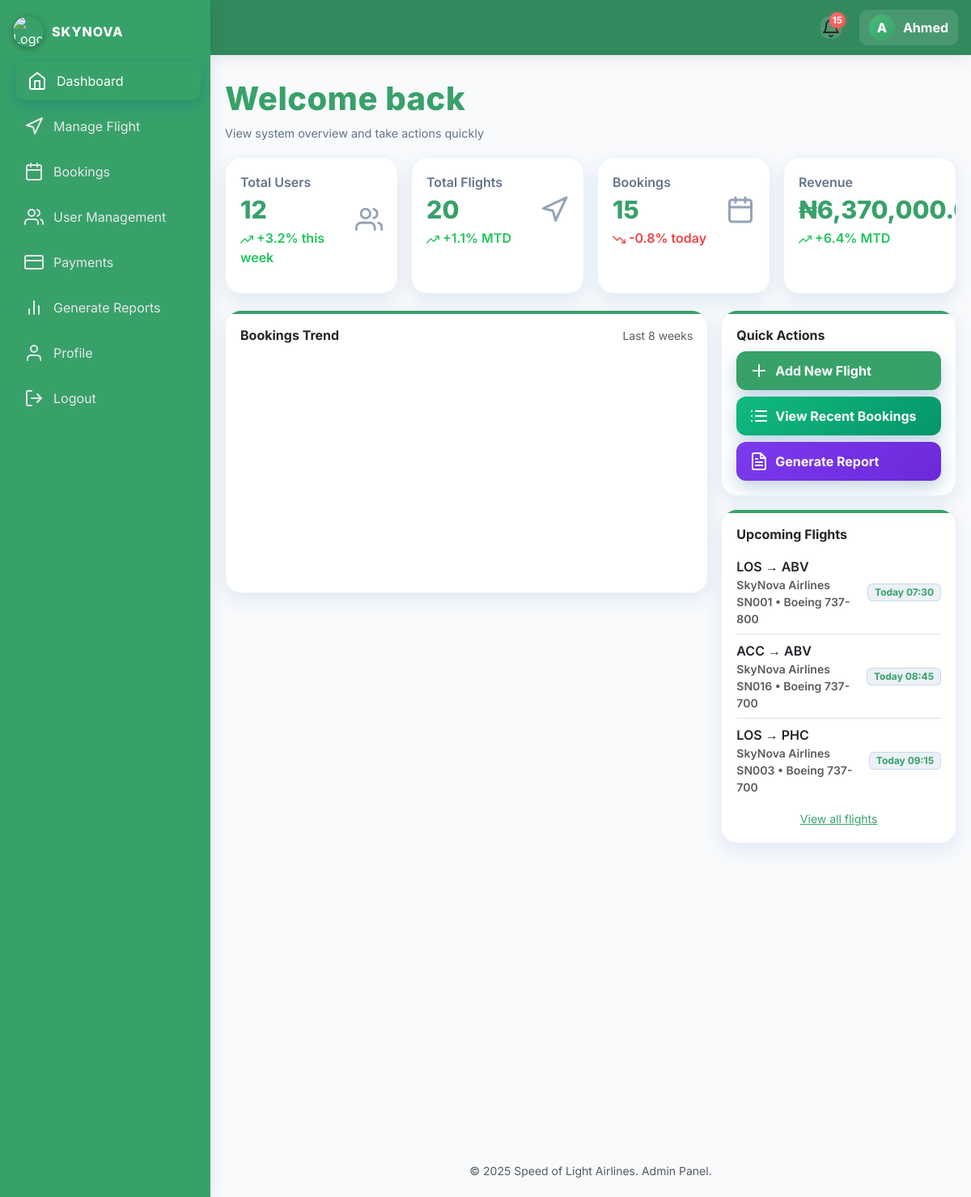
/Admin/dashboard.php (signed in), run on the app's committed database.
### tables this page shows
CREATE TABLE `flights` (
  `flight_id` bigint(20) UNSIGNED NOT NULL,
  `airline` varchar(100) NOT NULL,
  `flight_no` varchar(50) NOT NULL,
  `origin` varchar(100) NOT NULL,
  `destination` varchar(100) NOT NULL,
  `flight_date` date NOT NULL,
  `departure_time` time NOT NULL,
  `arrival_time` time NOT NULL,
  `aircraft` varchar(100) NOT NULL,
  `price` decimal(12,2) NOT NULL,
  `seats_available` int(11) NOT NULL,
  `status` enum('Scheduled','Delayed','Cancelled','Completed','Boarding') DEFAULT 'Scheduled',
  `created_at` timestamp NOT NULL DEFAULT current_timestamp(),
  `updated_at` timestamp NOT NULL DEFAULT current_timestamp() ON UPDATE current_timestamp(),
  `status_id` tinyint(4) NOT NULL DEFAULT 1,
  `economy_price` decimal(10,2) DEFAULT 0.00,
  `business_price` decimal(10,2) DEFAULT 0.00,
  `first_class_price` decimal(10,2) DEFAULT 0.00,
  `economy_seats` int(11) DEFAULT 0,
  `business_seats` int(11) DEFAULT 0,
  `first_class_seats` int(11) DEFAULT 0
);

### Admin/dashboard.php (the view, shortened to what this page needs)
<?php
$host = 'localhost';
$dbname = 'airlines';
$username = 'root';
$password = '';
try {
    $pdo = new PDO("mysql:host=$host;dbname=$dbname;charset=utf8mb4", $username, $password, [
        PDO::ATTR_ERRMODE => PDO::ERRMODE_EXCEPTION,
        PDO::ATTR_DEFAULT_FETCH_MODE => PDO::FETCH_ASSOC,
    ]);
} catch (PDOException $e) {
    die("Database connection failed: " . $e->getMessage());
}
$admin_name = $_SESSION['user_name'];
$first_name = explode(' ', $admin_name)[0];
$admin_initial = strtoupper(substr($first_name, 0, 1));
$total_users = 0;
try {
    $stmt = $pdo->query("SELECT COUNT(*) as total FROM users");
    $result = $stmt->fetch();
    $total_users = number_format($result['total'] ?? 0);
} catch (PDOException $e) {
    $total_users = "0";
}
$total_flights = 0;
try {
    $stmt = $pdo->query("SELECT COUNT(*) as total FROM flights");
    $result = $stmt->fetch();
    $total_flights = number_format($result['total'] ?? 0);
} catch (PDOException $e) {
    $total_flights = "0";
}
$total_bookings = 0;
try {
    $stmt = $pdo->query("SELECT COUNT(*) as total FROM bookings");
    $result = $stmt->fetch();
    $total_bookings = number_format($result['total'] ?? 0);
} catch (PDOException $e) {
    $total_bookings = "0";
}
$total_revenue = 0;
try {
    $stmt = $pdo->query("SELECT SUM(paid_amount) as revenue FROM bookings WHERE payment_status = 'Paid' AND paid_amount IS NOT NULL");
    $result = $stmt->fetch();
    $revenue = $result['revenue'] ?? 0;
    $total_revenue = "₦" . number_format($revenue, 2);
} catch (PDOException $e) {
    $total_revenue = "₦0.00";
}
$notification_count = 0;
try {
    $stmt = $pdo->query("SELECT COUNT(*) as count FROM bookings WHERE created_at >= DATE_SUB(NOW(), INTERVAL 24 HOUR)");
    $result = $stmt->fetch();
    $notification_count = $result['count'] ?? 0;
} catch (PDOException $e) {
    $notification_count = 0;
}
$upcoming_flights = [];
try {
    $stmt = $pdo->query("
        SELECT
            flight_id,
            airline,
            flight_no,
            origin,
            destination,
            flight_date,
            departure_time,
            arrival_time,
            aircraft,
            price,
            seats_available,
            status
        FROM flights
        WHERE CONCAT(flight_date, ' ', departure_time) >= NOW()
        AND status = 'scheduled'
        ORDER BY flight_date ASC, departure_time ASC
        LIMIT 3
    ");
    $upcoming_flights = $stmt->fetchAll();
} catch (PDOException $e) {
    $upcoming_flights = [];
}
function formatFlightTime($flight_date, $departure_time)
{
    $datetime_string = $flight_date . ' ' . $departure_time;
    $timestamp = strtotime($datetime_string);
    $today = strtotime('today');
    $tomorrow = strtotime('tomorrow');
    if (date('Y-m-d', $timestamp) == date('Y-m-d', $today)) {
        return 'Today ' . date('H:i', $timestamp);
    } elseif (date('Y-m-d', $timestamp) == date('Y-m-d', $tomorrow)) {
        return 'Tomorrow ' . date('H:i', $timestamp);
    } else {
        return date('D H:i', $timestamp);
    }
}
?>
<!DOCTYPE html>
<html lang="en">
<head>
    <link href="https://cdn.jsdelivr.net/npm/bootstrap@5.3.2/dist/css/bootstrap.min.css" rel="stylesheet">
    <link rel="stylesheet" href="https://cdnjs.cloudflare.com/ajax/libs/animate.css/4.1.1/animate.min.css" />
    <link rel="stylesheet" href="https://cdn.jsdelivr.net/npm/feather-icons/dist/feather.min.css">
</head>
<body>
    <aside class="sidebar" id="sidebar">
        <div class="brand">
            <img src="../pexels-sevenstormphotography-728824 (1).jpg" alt="Logo">
            <div class="brand-title">SKYNOVA</div>
        </div>
        <nav class="nav-section">
            <a href="dashboard.php" class="nav-link active"><i data-feather="home"></i> Dashboard</a>
            <a href="manage-flights.php" class="nav-link"><i data-feather="navigation"></i> Manage Flight</a>
            <a href="bookings.php" class="nav-link"><i data-feather="calendar"></i> Bookings</a>
            <a href="users.php" class="nav-link"><i data-feather="users"></i> User Management</a>
            <a href="payments.php" class="nav-link"><i data-feather="credit-card"></i> Payments</a>
            <a href="reports.php" class="nav-link"><i data-feather="bar-chart-2"></i> Generate Reports</a>
            <a href="profile.php" class="nav-link"><i data-feather="user"></i> Profile</a>
            <a href="logout.php" class="nav-link"><i data-feather="log-out"></i> Logout</a>
        </nav>
    </aside>
    <header class="topbar d-flex align-items-center">
        <div class="ticker ms-3 me-3 flex-grow-1 d-none d-md-block">
            <div class="ticker-track">
            </div>
        </div>
        <div class="right ms-auto">
            <div class="dropdown">
                <button class="cart-icon-container btn p-0" id="notifToggle" data-bs-toggle="dropdown" aria-expanded="false">
                    <i data-feather="bell" class="cart-icon"></i>
                    <div class="cart-badge"><?php echo $notification_count; ?></div>
                </button>
            </div>
            <div class="user-info ms-2">
                <div class="user-avatar"><?php echo $admin_initial; ?></div>
                <div class="fw-bold"><?php echo htmlspecialchars($first_name); ?></div>
            </div>
        </div>
    </header>
    <main class="content">
        <div class="page-title reveal">
            <h1>Welcome back</h1>
            <div class="breadcrumbs">View system overview and take actions quickly</div>
        </div>
        <div class="row g-3">
            <div class="col-12 col-md-6 col-xl-3 reveal">
                <div class="kpi-card h-100">
                    <div class="d-flex justify-content-between align-items-center">
                        <div>
                            <div class="kpi-title">Total Users</div>
                            <div class="kpi-value" id="kpiUsers"><?php echo $total_users; ?></div>
                            <div class="kpi-trend up"><i data-feather="trending-up" style="width:16px;height:16px"></i> +3.2% this week</div>
                        </div>
                        <i data-feather="users" style="width:36px;height:36px;color:#94a3b8"></i>
                    </div>
                </div>
            </div>
            <div class="col-12 col-md-6 col-xl-3 reveal">
                <div class="kpi-card h-100">
                    <div class="d-flex justify-content-between align-items-center">
                        <div>
                            <div class="kpi-title">Total Flights</div>
                            <div class="kpi-value" id="kpiFlights"><?php echo $total_flights; ?></div>
                            <div class="kpi-trend up"><i data-feather="trending-up" style="width:16px;height:16px"></i> +1.1% MTD</div>
                        </div>
                        <i data-feather="navigation" style="width:36px;height:36px;color:#94a3b8"></i>
                    </div>
                </div>
            </div>
            <div class="col-12 col-md-6 col-xl-3 reveal">
                <div class="kpi-card h-100">
                    <div class="d-flex justify-content-between align-items-center">
                        <div>
                            <div class="kpi-title">Bookings</div>
                            <div class="kpi-value" id="kpiBookings"><?php echo $total_bookings; ?></div>
                            <div class="kpi-trend down"><i data-feather="trending-down" style="width:16px;height:16px"></i> -0.8% today</div>
                        </div>
                        <i data-feather="calendar" style="width:36px;height:36px;color:#94a3b8"></i>
                    </div>
                </div>
            </div>
            <div class="col-12 col-md-6 col-xl-3 reveal">
                <div class="kpi-card h-100">
                    <div class="d-flex justify-content-between align-items-center">
                        <div>
                            <div class="kpi-title">Revenue</div>
                            <div class="kpi-value" id="kpiRevenue"><?php echo $total_revenue; ?></div>
                            <div class="kpi-trend up"><i data-feather="trending-up" style="width:16px;height:16px"></i> +6.4% MTD</div>
                        </div>
                    </div>
                </div>
            </div>
        </div>
        <div class="row g-3 mt-1">
            <div class="col-xl-8 reveal">
                <div class="smart-card">
                    <div class="d-flex justify-content-between align-items-center mb-2">
                        <div class="fw-bold">Bookings Trend</div>
                        <div class="text-muted small">Last 8 weeks</div>
                    </div>
                    <div id="chartBookings" style="height:280px"></div>
                </div>
            </div>
            <div class="col-xl-4 reveal">
                <div class="smart-card mb-3">
                    <div class="fw-bold mb-2">Quick Actions</div>
                    <div class="d-grid gap-2">
                        <button class="action-btn action-blue" onclick="location.href='manage-flights.php'"><i data-feather="plus"></i> Add New Flight</button>
                        <button class="action-btn action-green" onclick="location.href='bookings.php'"><i data-feather="list"></i> View Recent Bookings</button>
                        <button class="action-btn action-purple" onclick="location.href='reports.php'"><i data-feather="file-text"></i> Generate Report</button>
                    </div>
                </div>
                <div class="smart-card">
                    <div class="fw-bold mb-2">Upcoming Flights</div>
                    <ul class="list-unstyled mb-0">
                        <?php if (!empty($upcoming_flights)): ?>
                            <?php foreach ($upcoming_flights as $index => $flight): ?>
                                <li class="d-flex justify-content-between align-items-center py-2 <?php echo $index < count($upcoming_flights) - 1 ? 'border-bottom' : ''; ?>">
                                    <span class="fw-semibold">
                                        <?php echo htmlspecialchars($flight['origin']); ?> → <?php echo htmlspecialchars($flight['destination']); ?>
                                        <small class="text-muted d-block">
                                            <?php echo htmlspecialchars($flight['airline']); ?> <?php echo htmlspecialchars($flight['flight_no']); ?>
                                            <?php if (isset($flight['aircraft'])): ?>
                                                • <?php echo htmlspecialchars($flight['aircraft']); ?>
                                            <?php endif; ?>
                                        </small>
                                    </span>
                                    <span class="badge badge-soft">
                                        <?php echo formatFlightTime($flight['flight_date'], $flight['departure_time']); ?>
                                    </span>
                                </li>
                            <?php endforeach; ?>
                        <?php endif; ?>
                    </ul>
                    <div class="text-center mt-2">
                        <a href="manage-flights.php" class="small" style="color:var(--brand)">
                            <?php echo !empty($upcoming_flights) ? 'View all flights' : 'Add new flight'; ?>
                        </a>
                    </div>
                </div>
            </div>
        </div>
        <div class="row g-3 mt-1">
        </div>
        <footer class="mt-4 text-center text-muted small">&copy; <span id="year"></span> Speed of Light Airlines. Admin Panel.</footer>
    </main>
</body>
</html>

### data on the page
flights: origin "LOS", destination "ABV", airline "SkyNova Airlines", flight_no "SN001", aircraft "Boeing 737-800", flight_date+departure_time "Today 07:30"
flights: origin "ACC", destination "ABV", airline "SkyNova Airlines", flight_no "SN016", aircraft "Boeing 737-700", flight_date+departure_time "Today 08:45"
flights: origin "LOS", destination "PHC", airline "SkyNova Airlines", flight_no "SN003", aircraft "Boeing 737-700", flight_date+departure_time "Today 09:15"

### other printed values
$notification_count "15"
$admin_initial "A"
$first_name "Ahmed"
$total_users "12"
$total_flights "20"
$total_bookings "15"
